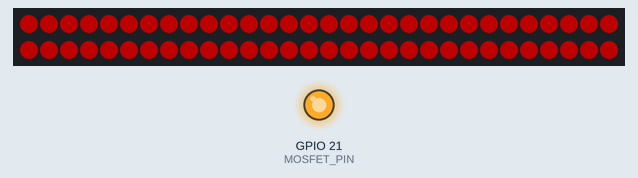
Bench run of a program on a simulated Raspberry Pi (BCM pin numbers). On the bench: 60 RGB LEDs in strip order, left to right, continuing on the next row, output pins drawn as LEDs (lit = HIGH). Dim RGB values are drawn brighter than linear; what the program prints to the terminal is not drawn. At 12.6 s the program stops and its outputs stay as they are.

Above: at 0.2 s.
At 2.2 s:
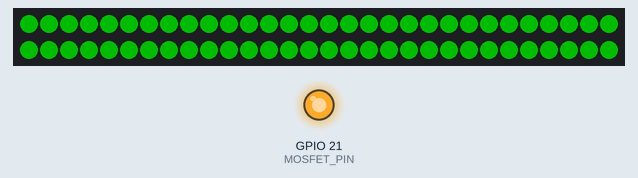
At 6.2 s:
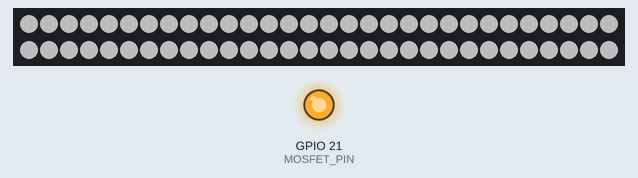
At 10.4 s:
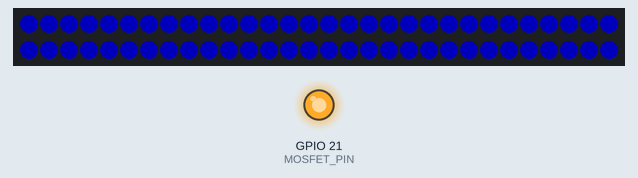
Timing chart, 0 to 14.0 s (numbered marks = the images above):
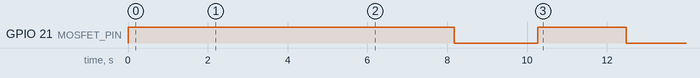

Measured:
- by itself, GPIO 21 (MOSFET_PIN): LOW → HIGH at 0.01 s, → LOW 8.2 s later, → HIGH 2.1 s later, → LOW 2.2 s later
- what the display in image 0 shows lasts 2.0 s, from 0.1 s to 2.1 s

The program:

led_controller.py
```python
import board
import neopixel
import time
# RPi.GPIO 라이브러리 추가
try:
    import RPi.GPIO as GPIO
except RuntimeError:
    print("오류: RPi.GPIO 라이브러리를 import할 수 없습니다. sudo로 실행했는지, 라이브러리가 설치되었는지 확인하세요.")
    # 개발 환경 등에서 GPIO 라이브러리 없이 테스트할 경우를 위해 더미 클래스 정의 가능
    # 예: class GPIO: BCM=0; OUT=0; LOW=0; HIGH=1; setmode=lambda *_:None; setup=lambda *_:None; output=lambda *_:None; cleanup=lambda *_:None;
    exit() # 실제 라즈베리파이 환경에서는 종료하는 것이 좋음

# --- 설정 ---
# NeoPixel 설정
LED_COUNT = 60       # 1미터 스트립의 LED 개수
LED_PIN = board.D10  # NeoPixel 데이터 핀 (BCM 10) - 주석과 일치하도록 수정
BRIGHTNESS = 0.3     # 밝기 (0.0 ~ 1.0)
ORDER = neopixel.GRB # 네오픽셀 색상 순서

# MOSFET 제어 설정
MOSFET_PIN = 21      # MOSFET 게이트에 연결된 라즈베리파이 GPIO 핀 번호 (BCM 모드 기준)

# --- 전역 변수 ---
pixels = None        # NeoPixel 객체
is_initialized = False # 초기화 성공 여부 플래그
is_power_on = False   # 현재 LED 전원 상태 (MOSFET 기준)

# --- 색상 상수 정의 ---
COLOR_WHITE = (255, 255, 255)
COLOR_RED = (255, 0, 0)
COLOR_GREEN = (0, 255, 0)
COLOR_BLUE = (0, 0, 255)
COLOR_YELLOW = (255, 255, 0)
COLOR_OFF = (0, 0, 0)
# 필요한 다른 색상도 추가 가능

# --- 초기화 함수 ---
def initialize():
    """ 하드웨어(GPIO for MOSFET, NeoPixel)를 초기화합니다. """
    global pixels, is_initialized, is_power_on
    if is_initialized:
        print("이미 초기화되었습니다.")
        return True

    try:
        # 1. MOSFET 제어용 GPIO 초기화
        print(f"MOSFET 제어 핀(GPIO {MOSFET_PIN}) 초기화 시도...")
        # 경고 메시지 비활성화 (선택 사항)
        # GPIO.setwarnings(False)
        GPIO.setmode(GPIO.BCM) # BCM 핀 번호 모드 사용
        GPIO.setup(MOSFET_PIN, GPIO.OUT) # 출력 모드로 설정
        GPIO.output(MOSFET_PIN, GPIO.LOW) # 초기 상태: 전원 OFF
        print(f"MOSFET 제어 핀 초기화 완료 (초기 전원 OFF 상태)")
        is_power_on = False # 전원 상태 초기화

        # 2. NeoPixel 초기화
        print(f"NeoPixel(GPIO {LED_PIN}, {LED_COUNT}개) 초기화 시도...")
        pixels = neopixel.NeoPixel(
            LED_PIN, LED_COUNT, brightness=BRIGHTNESS, auto_write=False, pixel_order=ORDER
        )
        pixels.fill(COLOR_OFF) # 초기 색상 OFF
        pixels.show()
        print("NeoPixel 초기화 성공!")

        is_initialized = True
        print("LED 컨트롤러 초기화 완료.")
        return True

    except Exception as e:
        print(f"오류: 초기화 실패 - {e}")
        pixels = None
        is_initialized = False
        # 부분적으로 성공했을 수 있으므로 cleanup 시도
        try:
            GPIO.cleanup()
        except Exception: # cleanup 실패는 무시
            pass
        return False

# --- 전원 제어 함수 ---
def power_on():
    """ MOSFET을 통해 LED 스트립의 주 전원을 켭니다. """
    global is_power_on
    if not is_initialized:
        print("경고: 초기화되지 않아 전원을 켤 수 없습니다.")
        return False
    if is_power_on:
        # print("이미 전원이 켜져 있습니다.") # 필요하면 주석 해제
        return True

    try:
        print("LED 전원 ON")
        GPIO.output(MOSFET_PIN, GPIO.HIGH) # MOSFET 게이트에 HIGH 신호 인가
        is_power_on = True
        time.sleep(0.1) # 전원 안정화 대기 시간
        return True
    except Exception as e:
        print(f"오류: LED 전원 켜기 실패 - {e}")
        is_power_on = False # 실패 시 상태 업데이트
        return False

def power_off():
    """ MOSFET을 통해 LED 스트립의 주 전원을 끕니다. """
    global is_power_on
    if not is_initialized:
        # print("경고: 초기화되지 않았습니다.") # 필요하면 주석 해제
        # 안전을 위해 혹시 모를 GPIO 출력을 LOW로 설정 시도 (선택 사항)
        # try:
        #     GPIO.output(MOSFET_PIN, GPIO.LOW)
        # except Exception: pass
        return False
    if not is_power_on:
        # print("이미 전원이 꺼져 있습니다.") # 필요하면 주석 해제
        return True

    try:
        print("LED 전원 OFF")
        # 전원 끄기 전에 LED 색상도 OFF (선택 사항)
        if pixels:
            pixels.fill(COLOR_OFF)
            pixels.show()
            time.sleep(0.05) # show() 반영 시간

        GPIO.output(MOSFET_PIN, GPIO.LOW) # MOSFET 게이트에 LOW 신호 인가
        is_power_on = False
        time.sleep(0.1) # 상태 변경 시간
        return True
    except Exception as e:
        print(f"오류: LED 전원 끄기 실패 - {e}")
        # 전원 상태는 불확실해질 수 있으나, OFF 시도했으므로 False로 설정
        is_power_on = False
        return False

# --- LED 색상 제어 함수 ---
def set_led_color(color):
    """
    LED 스트립 전체를 지정된 색상으로 변경합니다.
    LED 전원이 켜져 있어야 실제로 반영됩니다. (power_on() 호출 필요)
    """
    if not is_initialized or pixels is None:
        print("경고: LED가 초기화되지 않아 색상을 설정할 수 없습니다.")
        return
    if not is_power_on:
        print("경고: LED 전원이 꺼져있어 색상이 반영되지 않습니다. power_on()을 먼저 호출하세요.")
        # 전원이 꺼져있어도 내부 버퍼에는 색상 값을 써 놓을 수는 있음 (선택)
        # pixels.fill(color)
        return

    try:
        pixels.fill(color)
        pixels.show()
    except Exception as e:
        print(f"오류: LED 색상 설정 중 문제 발생 - {e}")

def turn_off_leds_only():
    """ 전원은 유지한 채 LED 색상만 끕니다 (검정색으로 설정). """
    set_led_color(COLOR_OFF)

# --- 정리 함수 ---
def cleanup():
    """ 모든 리소스를 정리하고 전원을 차단합니다. 프로그램 종료 시 호출해주세요. """
    global is_initialized, pixels, is_power_on
    print("정리 작업 시작...")
    if is_initialized:
        try:
            # 1. LED 색상 끄기 (전원이 켜져 있다면)
            if is_power_on and pixels:
                print("LED 색상 OFF 설정...")
                pixels.fill(COLOR_OFF)
                pixels.show()
                time.sleep(0.05)
        except Exception as e:
            print(f"경고: LED 색상 끄는 중 오류 - {e}")

        # 2. 전원 끄기 (MOSFET)
        print("MOSFET 전원 OFF 시도...")
        power_off() # 내부적으로 전원 OFF 처리 및 is_power_on 업데이트

        # 3. GPIO 정리
        try:
            print("GPIO 정리...")
            GPIO.cleanup()
            print("GPIO 정리 완료.")
        except Exception as e:
            print(f"경고: GPIO 정리 중 오류 - {e}")

        pixels = None # 객체 참조 해제
        is_initialized = False
        print("LED 컨트롤러 리소스 정리 완료.")
    else:
        # 초기화 안 됐어도 혹시 모르니 cleanup 시도 (주로 GPIO)
        try:
            GPIO.cleanup()
            print("GPIO 정리 시도 완료 (초기화 안됨 상태).")
        except RuntimeError: # 이미 cleanup 되었거나 setup 안 된 경우
             pass
        except Exception as e:
            print(f"경고: GPIO 정리 중 오류 (초기화 안됨 상태) - {e}")
        print("정리 작업 완료 (초기화되지 않은 상태).")

# --- 메인 스크립트에서 사용 예시 (이 파일 자체를 직접 실행할 경우) ---
if __name__ == "__main__":
    print("--- led_controller.py 직접 실행 테스트 ---")

    # 테스트를 위해 초기화 시도
    if initialize():
        try:
            # 전원 켜기 필수!
            print("\n[테스트] LED 전원 켜기")
            if power_on():

                print("\n[테스트] 빨간색 설정")
                set_led_color(COLOR_RED)
                time.sleep(2)

                print("\n[테스트] 초록색 설정")
                set_led_color(COLOR_GREEN)
                time.sleep(2)

                print("\n[테스트] LED 색상만 끄기 (전원은 유지)")
                turn_off_leds_only()
                time.sleep(2)

                print("\n[테스트] 흰색 설정")
                set_led_color(COLOR_WHITE)
                time.sleep(2)

                print("\n[테스트] LED 전원 끄기")
                power_off()
                time.sleep(1)

                print("\n[테스트] 전원 꺼진 상태에서 색상 설정 시도 (경고 메시지 확인)")
                set_led_color(COLOR_BLUE) # 전원이 꺼져있어 반영 안됨
                time.sleep(1)

                print("\n[테스트] 다시 전원 켜고 파란색 설정")
                power_on()
                set_led_color(COLOR_BLUE)
                time.sleep(2)

            else:
                print("오류: 전원을 켤 수 없어 테스트 중단.")

        except KeyboardInterrupt:
            print("\n사용자에 의해 테스트 중단됨")
        finally:
            # 프로그램 종료 시 반드시 cleanup 호출!
            print("\n[테스트] 최종 정리 작업 호출")
            cleanup()
    else:
        print("오류: LED 컨트롤러 초기화 실패로 테스트를 진행할 수 없습니다.")

    print("--- 테스트 종료 ---")
```
